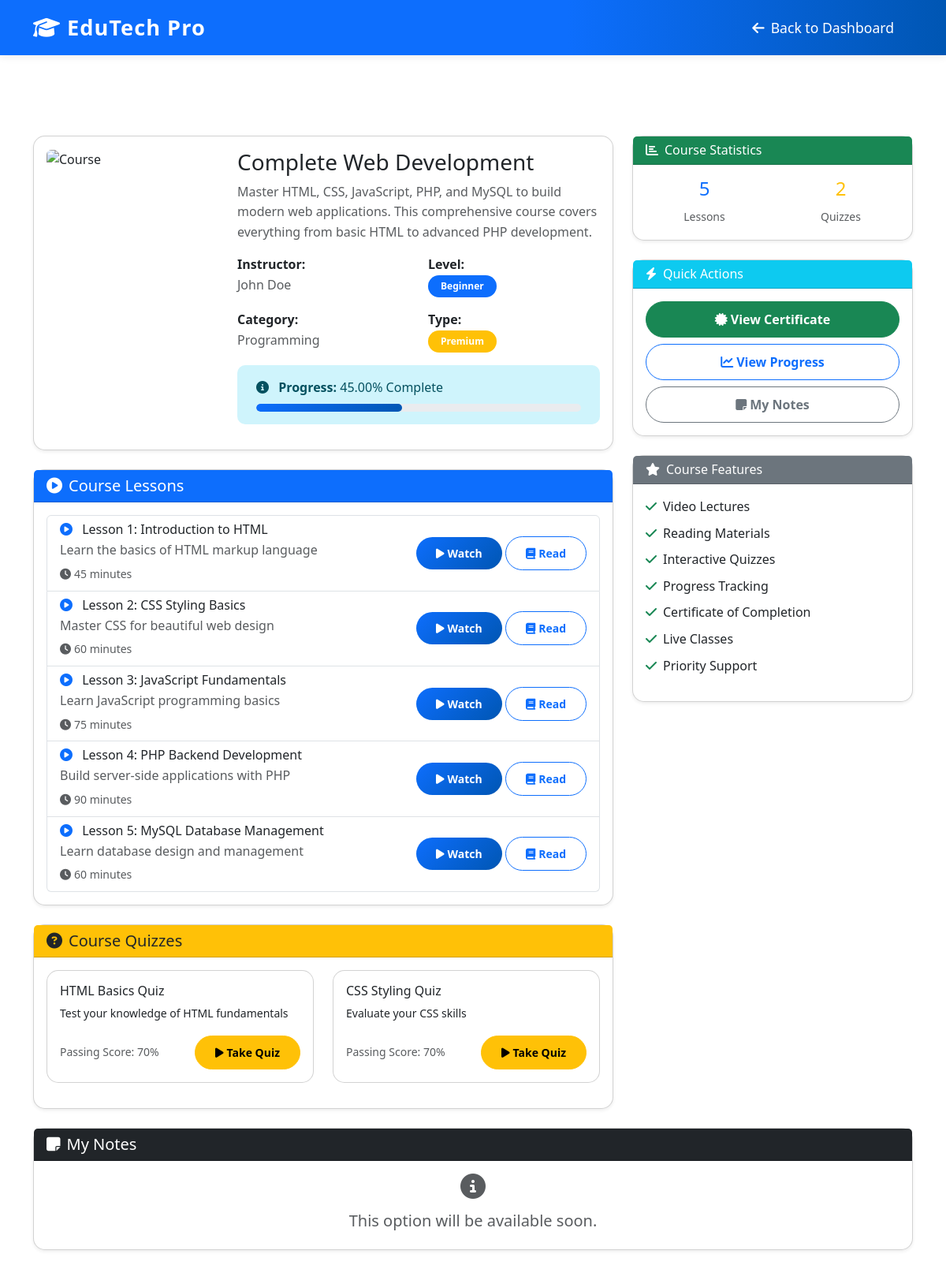
Page /student/course.php?id=1 (signed in) on the committed database.
### tables this page shows
CREATE TABLE IF NOT EXISTS `enrollments` (
    `id` INT AUTO_INCREMENT PRIMARY KEY,
    `student_id` INT NOT NULL,
    `course_id` INT NOT NULL,
    `enrolled_at` TIMESTAMP DEFAULT CURRENT_TIMESTAMP,
    `progress` DECIMAL(5,2) DEFAULT 0.00,
    `completed_at` TIMESTAMP NULL,
    `last_accessed` TIMESTAMP NULL,
    `status` ENUM('active', 'completed', 'cancelled') DEFAULT 'active',
    FOREIGN KEY (`student_id`) REFERENCES `users`(`id`) ON DELETE CASCADE,
    FOREIGN KEY (`course_id`) REFERENCES `courses`(`id`) ON DELETE CASCADE,
    UNIQUE KEY `unique_enrollment` (`student_id`, `course_id`)
);

CREATE TABLE IF NOT EXISTS `courses` (
    `id` INT AUTO_INCREMENT PRIMARY KEY,
    `title` VARCHAR(200) NOT NULL,
    `description` TEXT,
    `instructor_id` INT,
    `category` VARCHAR(100),
    `level` ENUM('beginner', 'intermediate', 'advanced') DEFAULT 'beginner',
    `price` DECIMAL(10,2) DEFAULT 0.00,
    `is_premium` BOOLEAN DEFAULT FALSE,
    `thumbnail` VARCHAR(255),
    `duration` INT DEFAULT 0,
    `total_lessons` INT DEFAULT 0,
    `total_students` INT DEFAULT 0,
    `rating` DECIMAL(3,2) DEFAULT 0.00,
    `status` ENUM('draft', 'published', 'archived') DEFAULT 'draft',
    `created_at` TIMESTAMP DEFAULT CURRENT_TIMESTAMP,
    `updated_at` TIMESTAMP DEFAULT CURRENT_TIMESTAMP ON UPDATE CURRENT_TIMESTAMP,
    FOREIGN KEY (`instructor_id`) REFERENCES `users`(`id`) ON DELETE SET NULL
);

CREATE TABLE IF NOT EXISTS `users` (
    `id` INT AUTO_INCREMENT PRIMARY KEY,
    `google_id` VARCHAR(255) UNIQUE,
    `username` VARCHAR(50) UNIQUE,
    `email` VARCHAR(100) UNIQUE NOT NULL,
    `password` VARCHAR(255),
    `full_name` VARCHAR(100) NOT NULL,
    `role` ENUM('admin', 'teacher', 'student') NOT NULL,
    `profile_image` VARCHAR(255),
    `phone` VARCHAR(20),
    `address` TEXT,
    `status` ENUM('active', 'inactive', 'pending') DEFAULT 'active',
    `created_at` TIMESTAMP DEFAULT CURRENT_TIMESTAMP,
    `updated_at` TIMESTAMP DEFAULT CURRENT_TIMESTAMP ON UPDATE CURRENT_TIMESTAMP
);

CREATE TABLE IF NOT EXISTS `lessons` (
    `id` INT AUTO_INCREMENT PRIMARY KEY,
    `course_id` INT NOT NULL,
    `title` VARCHAR(200) NOT NULL,
    `description` TEXT,
    `video_url` VARCHAR(255),
    `reading_material` TEXT,
    `duration` INT DEFAULT 0,
    `order_number` INT DEFAULT 0,
    `is_free` BOOLEAN DEFAULT FALSE,
    `status` ENUM('draft', 'published') DEFAULT 'draft',
    `created_at` TIMESTAMP DEFAULT CURRENT_TIMESTAMP,
    FOREIGN KEY (`course_id`) REFERENCES `courses`(`id`) ON DELETE CASCADE
);

CREATE TABLE IF NOT EXISTS `quizzes` (
    `id` INT AUTO_INCREMENT PRIMARY KEY,
    `course_id` INT NOT NULL,
    `title` VARCHAR(200) NOT NULL,
    `description` TEXT,
    `passing_score` INT DEFAULT 70,
    `time_limit` INT DEFAULT 0,
    `total_questions` INT DEFAULT 0,
    `is_required` BOOLEAN DEFAULT TRUE,
    `status` ENUM('draft', 'published') DEFAULT 'draft',
    `created_at` TIMESTAMP DEFAULT CURRENT_TIMESTAMP,
    FOREIGN KEY (`course_id`) REFERENCES `courses`(`id`) ON DELETE CASCADE
);

### student/course.php (the view, shortened to what the rows shown need)
<?php
require_once '../config/database.php';
$student_id = $_SESSION['student_id'];
$course_id = $_GET['id'] ?? null;
$stmt = $pdo->prepare("
    SELECT c.*, u.full_name as instructor_name, e.progress, e.enrolled_at
    FROM courses c
    LEFT JOIN users u ON c.instructor_id = u.id
    LEFT JOIN enrollments e ON c.id = e.course_id AND e.student_id = ?
    WHERE c.id = ?
");
$stmt->execute([$student_id, $course_id]);
$course = $stmt->fetch();
$stmt = $pdo->prepare("SELECT * FROM lessons WHERE course_id = ? ORDER BY order_number");
$stmt->execute([$course_id]);
$lessons = $stmt->fetchAll();
$stmt = $pdo->prepare("SELECT * FROM quizzes WHERE course_id = ?");
$stmt->execute([$course_id]);
$quizzes = $stmt->fetchAll();
$isEnrolled = !empty($course['enrolled_at']);
?>
<!DOCTYPE html>
<html lang="en">
<head>
    <link href="https://cdn.jsdelivr.net/npm/bootstrap@5.3.0/dist/css/bootstrap.min.css" rel="stylesheet">
    <link href="https://cdnjs.cloudflare.com/ajax/libs/font-awesome/6.4.0/css/all.min.css" rel="stylesheet">
    <link href="../assets/css/style.css" rel="stylesheet">
</head>
<body>
    <div class="container mt-5 pt-5">
        <div class="row">
            <div class="col-lg-8">
                <div class="card shadow-sm mb-4">
                    <div class="card-body">
                        <div class="row">
                            <div class="col-md-8">
                                <h3><?php echo htmlspecialchars($course['title']); ?></h3>
                                <p class="text-muted"><?php echo htmlspecialchars($course['description']); ?></p>
                                <div class="row mb-3">
                                    <div class="col-6">
                                        <strong>Instructor:</strong><br>
                                        <span class="text-muted"><?php echo htmlspecialchars($course['instructor_name']); ?></span>
                                    </div>
                                    <div class="col-6">
                                        <strong>Level:</strong><br>
                                        <span class="badge bg-primary"><?php echo ucfirst($course['level']); ?></span>
                                    </div>
                                </div>
                                <div class="row mb-3">
                                    <div class="col-6">
                                        <strong>Category:</strong><br>
                                        <span class="text-muted"><?php echo htmlspecialchars($course['category']); ?></span>
                                    </div>
                                    <div class="col-6">
                                        <strong>Type:</strong><br>
                                    </div>
                                </div>
                                <?php if ($isEnrolled): ?>
                                    <div class="alert alert-info">
                                        <i class="fas fa-info-circle me-2"></i>
                                        <strong>Progress:</strong> <?php echo $course['progress']; ?>% Complete
                                        <div class="progress mt-2">
                                            <div class="progress-bar" style="width: <?php echo $course['progress']; ?>%"></div>
                                        </div>
                                    </div>
                                <?php endif; ?>
                            </div>
                        </div>
                    </div>
                </div>
                <?php if ($isEnrolled): ?>
                    <div class="card shadow-sm mb-4">
                        <div class="card-body">
                            <?php if (empty($lessons)): ?>
                                <div class="text-center py-4">
                                    <i class="fas fa-video fa-3x text-muted mb-3"></i>
                                    <h5 class="text-muted">No lessons available yet</h5>
                                    <p class="text-muted">Lessons will be added by your instructor soon.</p>
                                </div>
                            <?php else: ?>
                                <div class="list-group">
                                    <?php foreach ($lessons as $index => $lesson): ?>
                                        <div class="list-group-item list-group-item-action">
                                            <div class="d-flex w-100 justify-content-between align-items-center">
                                                <div>
                                                    <h6 class="mb-1">
                                                        <i class="fas fa-play-circle me-2 text-primary"></i>
                                                        Lesson <?php echo $index + 1; ?>: <?php echo htmlspecialchars($lesson['title']); ?>
                                                    </h6>
                                                    <p class="mb-1 text-muted"><?php echo htmlspecialchars($lesson['description']); ?></p>
                                                    <small class="text-muted">
                                                        <i class="fas fa-clock me-1"></i><?php echo $lesson['duration']; ?> minutes
                                                    </small>
                                                </div>
                                                <div>
                                                    <?php if ($lesson['video_url']): ?>
                                                        <a href="lesson.php?id=<?php echo $lesson['id']; ?>" class="btn btn-primary btn-sm">
                                                            <i class="fas fa-play me-1"></i>Watch
                                                        </a>
                                                    <?php endif; ?>
                                                    <?php if ($lesson['reading_material']): ?>
                                                        <a href="reading.php?id=<?php echo $lesson['id']; ?>" class="btn btn-outline-primary btn-sm">
                                                            <i class="fas fa-book me-1"></i>Read
                                                        </a>
                                                    <?php endif; ?>
                                                </div>
                                            </div>
                                        </div>
                                    <?php endforeach; ?>
                                </div>
                            <?php endif; ?>
                        </div>
                    </div>
                    <div class="card shadow-sm mb-4">
                        <div class="card-body">
                            <?php if (empty($quizzes)): ?>
                                <div class="text-center py-4">
                                    <i class="fas fa-question-circle fa-3x text-muted mb-3"></i>
                                    <h5 class="text-muted">No quizzes available yet</h5>
                                    <p class="text-muted">Quizzes will be added by your instructor soon.</p>
                                </div>
                            <?php else: ?>
                                <div class="row">
                                    <?php foreach ($quizzes as $quiz): ?>
                                        <div class="col-md-6 mb-3">
                                            <div class="card h-100">
                                                <div class="card-body">
                                                    <h6 class="card-title"><?php echo htmlspecialchars($quiz['title']); ?></h6>
                                                    <p class="card-text small"><?php echo htmlspecialchars($quiz['description']); ?></p>
                                                    <div class="d-flex justify-content-between align-items-center">
                                                        <small class="text-muted">
                                                            Passing Score: <?php echo $quiz['passing_score']; ?>%
                                                        </small>
                                                        <a href="quiz.php?id=<?php echo $quiz['id']; ?>" class="btn btn-warning btn-sm">
                                                            <i class="fas fa-play me-1"></i>Take Quiz
                                                        </a>
                                                    </div>
                                                </div>
                                            </div>
                                        </div>
                                    <?php endforeach; ?>
                                </div>
                            <?php endif; ?>
                        </div>
                    </div>
                <?php endif; ?>
            </div>
        </div>
    </div>
</body>
</html>

### rows in the picture
enrollments: course.title "Complete Web Development", course.description "Master HTML, CSS, JavaScript, PHP, and MySQL to build modern web applications. This comprehensive course covers everything from basic HTML to advanced PHP development.", users.full_name "John Doe", course.level "Beginner", course.category "Programming", progress "45.00"
lessons: title "Introduction to HTML", description "Learn the basics of HTML markup language", duration "45"
lessons: title "CSS Styling Basics", description "Master CSS for beautiful web design", duration "60"
lessons: title "JavaScript Fundamentals", description "Learn JavaScript programming basics", duration "75"
lessons: title "PHP Backend Development", description "Build server-side applications with PHP", duration "90"
lessons: title "MySQL Database Management", description "Learn database design and management", duration "60"
quizzes: title "HTML Basics Quiz", description "Test your knowledge of HTML fundamentals", passing_score "70"
quizzes: title "CSS Styling Quiz", description "Evaluate your CSS skills", passing_score "70"

### other values in the picture
count($lessons) "5"
count($quizzes) "2"
